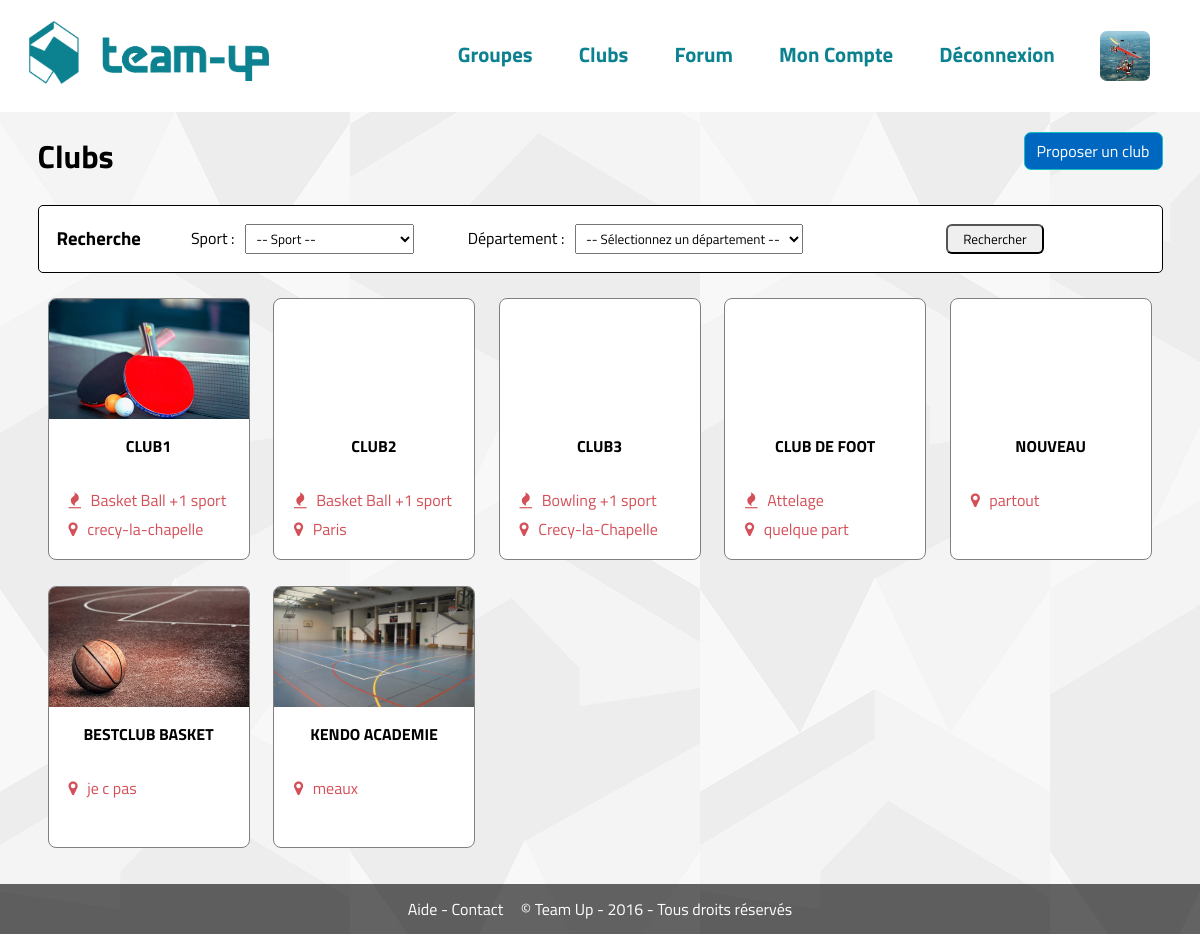
Screenshot of /?page=clubs (signed in) with the database file from the repository.
### tables this page shows
CREATE TABLE `clubs` (
  `id` int(11) NOT NULL,
  `nom` varchar(255) NOT NULL,
  `description` text NOT NULL,
  `localisation` varchar(255) NOT NULL,
  `code_postale` int(11) NOT NULL,
  `site` varchar(255) NOT NULL,
  `telephone` varchar(255) NOT NULL,
  `email` varchar(255) NOT NULL,
  `departement_id` int(11) NOT NULL,
  `approuve` tinyint(1) NOT NULL
);

CREATE TABLE `sports` (
  `id` int(11) NOT NULL,
  `nom` varchar(255) NOT NULL,
  `description` text NOT NULL
);

### modeles/membres.php (called while the page is built, shortened)
<?php
function connecte($profil = false) {
	if(!$profil) {
		return isset($_SESSION['id']);
	} else {
		return (isset($_SESSION['id']) ? profil_membre($_SESSION['id']) : false);
	}
}
function profil_membre($id) {
	global $pdo;
	$stmt = $pdo->prepare('SELECT * FROM membres WHERE id = :id');
	$stmt->bindValue('id', $id, PDO::PARAM_INT);
	if($stmt->execute())
		return $stmt->fetch();
	else
		return false;
}

### modeles/clubs.php (called while the page is built, shortened)
<?php
function recuperer_clubs(){
	global $pdo;
	$stmt = $pdo->query('SELECT c.nom AS nom_club, c.id AS id_club, c.*, s.* FROM clubs AS c
												LEFT JOIN sport_club AS sc ON sc.id_clubs = c.id
												LEFT JOIN sports AS s ON sc.id_sports = s.id
												WHERE approuve = 1');
	$resultat = array();
	while($ligne = $stmt->fetch()) {
		$resultat[$ligne[0]][] = $ligne;
	}
	return $resultat;
}

### vues/clubs.php (the view, shortened to what this page needs)
<?php
	if(connecte()) {
?>
	<a href="?page=clubs&amp;proposer" class="bouton b-principal float-right">Proposer un club</a>
<?php
	}
?>
	<h1><a href="?page=clubs" class="lien-simple">Clubs</a></h1>
	<div class="recherche encadrer">
		<form class="inputs">
			<h3 class="decale-droite">Recherche</h3>
			<label for="sport">Sport : </label> &nbsp;
			<select name="sport" class="decale-droite" id="sport">
				<option value="">-- Sport --</option>
			</select>
			<label for="departement">Département : </label> &nbsp;
			<select name="departement" id="departement">
				<option value="0">-- Sélectionnez un département --</option>
			</select>
			<input type="submit" value="Rechercher" class="rechercher-bouton">
		</form>
	</div>
	<div id="liste-clubs">
	<?php
		if(!empty($clubs)) {
			foreach ($clubs as $club) {
				$nombre_sports = count($club);
	?>
		<div class="club encadrer">
			<a href="?page=club&amp;id=<?php echo $club[0]['id_club']; ?>" title="<?php echo $club[0]['nom_club']; ?>">
				<div class="details">
					<div class="photo" style="background-image: url('<?php echo (is_file(DOSSIER_CLUBS . $club[0]['id_club'] . '.jpg') ? DOSSIER_CLUBS . $club[0]['id_club'] . '.jpg' : 'http://ccfd56.fr/wordpress/wp-content/themes/openmind/img/no_image.png') ?>');"></div>
					<h4><?php echo $club[0]['nom_club']; ?></h4>
					<p>
				<?php
					if(isset($club[0]['nom']) && !empty($club[0]['nom'])) {
				?>
						<i class="fa fa-fire"></i> <?php echo $club[0]['nom'] . ($nombre_sports > 1 ? ' +' . ($nombre_sports - 1) . ' sport' . ($nombre_sports > 2 ? 's' : null) : null); ?><br>
				<?php
					}
				?>
						<i class="fa fa-map-marker"></i> <?php echo $club[0]['localisation']; ?><br>
					</p>
				</div>
			</a>
		</div>
	<?php
			}
	?>
	<?php
		} else {
	?>
		<div class="encadrer align-center" style="width:98%;padding-top:10px;">
			<h4>Aucun résultat</h4>
		</div>
	<?php
		}
	?>
	</div>

### static/css/style.css (style rules this page uses)
* { font-family: 'Titillium Web', sans-serif; margin:0; padding: 0; }
body { background:url(../../static/images/motif.jpg); background-repeat: repeat; min-height:100%; }
.float-right { float: right; }
input[type=submit] { border-radius: 6px; padding: 3px 15px; }
select { padding: 3px 6px; }
.lien-simple { color: black; }
h1 a { text-decoration: none; color:black; }
.encadrer { margin-top:10px; border-radius: 5px; border: 1px solid black; background-color: white; }
.bouton { padding:6px 12px; border:1px solid black; border-radius:7px; text-decoration: none; color: white; }
.bouton.b-principal { border-color:#19BEC0; background-color: #0067C0; }

### static/css/clubs.css (style rules this page uses)
.recherche h3 { float: left; }
.recherche > .inputs { margin:18px; }
.recherche > .inputs .decale-droite { margin-right: 50px; }
.recherche .rechercher-bouton { float: right; margin-right: 100px; }
#liste-clubs { margin-top: 15px; }
#liste-clubs .club { border: 1px solid gray; width:200px; display: inline-block; margin:10px; border-radius: 8px; overflow: hidden; height:260px; }
#liste-clubs .club a { text-decoration: none; color:#D54F58; }
#liste-clubs .club .details { width:100%; height: 100%; }
#liste-clubs .club .details .photo { width:200px; height:120px; overflow: hidden; background-position: 0 center; background-size: cover; }
#liste-clubs .club .details h4 { color: black; text-align: center; height: 52px; margin-top: 15px; max-width: 200px; text-overflow: ellipsis; text-transform: uppercase; overflow: hidden; padding: 0 7px; }
#liste-clubs .club .details p { line-height: 29px; margin-left: 20px; margin-bottom: 15px; }
#liste-clubs .club .details i.fa { margin-right: 6px; }

### rows the page displays
clubs: shows a picture, nom "CLUB1", sports.nom "Basket Ball", nombre_sports "1", localisation "crecy-la-chapelle"
clubs: nom "CLUB2", sports.nom "Basket Ball", nombre_sports "1", localisation "Paris"
clubs: nom "CLUB3", sports.nom "Bowling", nombre_sports "1", localisation "Crecy-la-Chapelle"
clubs: nom "CLUB DE FOOT", sports.nom "Attelage", localisation "quelque part"
clubs: nom "NOUVEAU", localisation "partout"
clubs: shows a picture, nom "BESTCLUB BASKET", localisation "je c pas"
clubs: shows a picture, nom "KENDO ACADEMIE", localisation "meaux"
